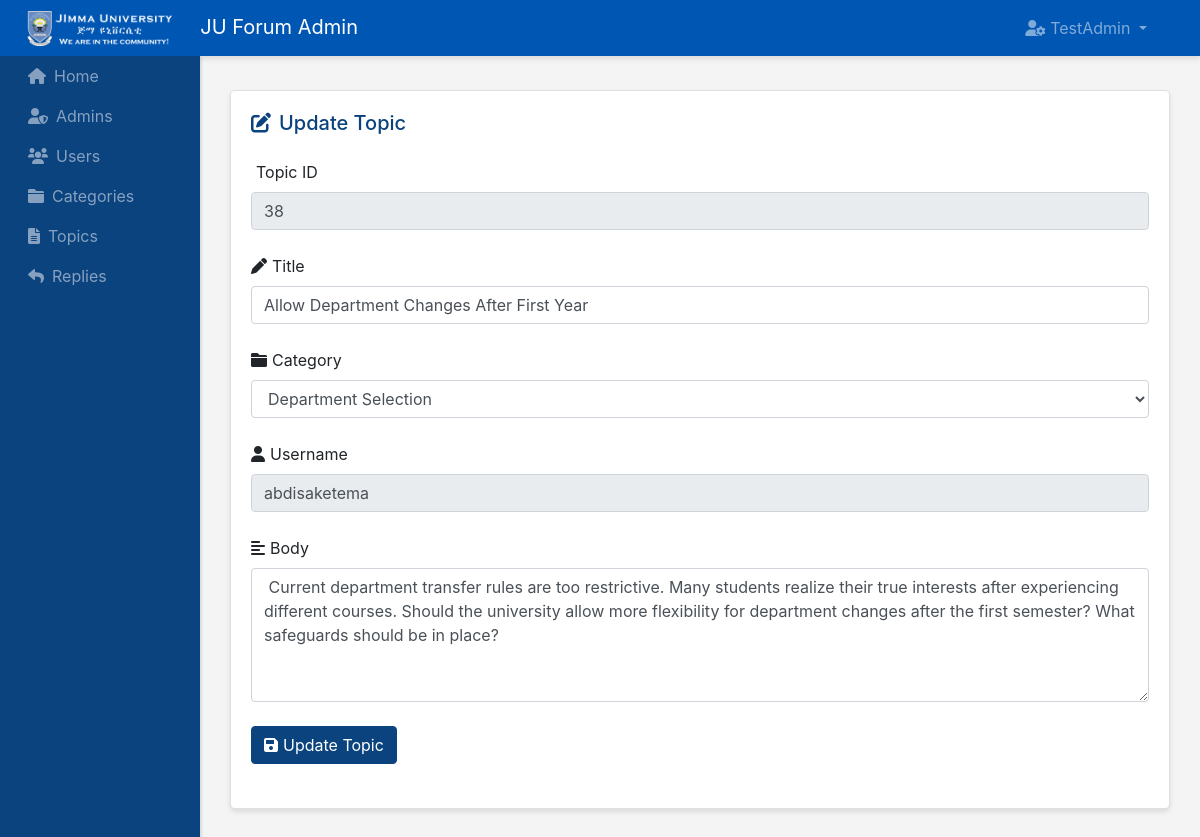
The page /admin-panel/topics-admins/update-topics.php?id=38 (signed in) on the database its author committed.
### tables this page shows
CREATE TABLE `topics` (
  `id` int(5) NOT NULL,
  `title` varchar(200) NOT NULL,
  `category` varchar(200) NOT NULL,
  `body` text NOT NULL,
  `user_name` varchar(200) NOT NULL,
  `user_image` varchar(200) NOT NULL,
  `created_at` timestamp NOT NULL DEFAULT current_timestamp()
);

CREATE TABLE `categories` (
  `id` int(5) NOT NULL,
  `name` varchar(200) NOT NULL,
  `created_at` timestamp NOT NULL DEFAULT current_timestamp() ON UPDATE current_timestamp()
);

### admin-panel/topics-admins/update-topics.php (the view, shortened to what this page needs)
<?php require "../layouts/header.php" ?>
<?php require "../../config/config.php" ?>
<?php
if(isset($_GET["id"])) {
    $id = $_GET["id"];
}
$topic = $conn->query("SELECT * FROM topics WHERE id='$id' ");
$topic->execute();
$singleTopic = $topic->fetch(PDO::FETCH_OBJ);
$categories = $conn->query("SELECT * FROM categories");
$categories->execute();
$allCategories = $categories->fetchAll(PDO::FETCH_OBJ);
?>
<div class="row">
    <div class="col">
        <div class="card">
            <div class="card-body">
                <h5 class="card-title mb-5 d-inline"><i class="fas fa-edit" style="margin-right: 8px;"></i>Update Topic</h5>
                <form method="POST" action="update-topics.php?id=<?php echo $id; ?>" enctype="multipart/form-data">
                    <div class="form-outline mb-4 mt-4">
                        <label class="form-label"><i class="fas " style="margin-right: 5px;"></i>Topic ID</label>
                        <input type="text" value="<?php echo $singleTopic->id; ?>" class="form-control" readonly />
                    </div>
                    <div class="form-outline mb-4 mt-4">
                        <label class="form-label"><i class="fas fa-pen" style="margin-right: 5px;"></i>Title</label>
                        <input type="text" value="<?php echo $singleTopic->title; ?>" name="title" class="form-control" placeholder="Enter topic title" />
                    </div>
                    <div class="form-outline mb-4 mt-4">
                        <label class="form-label"><i class="fas fa-folder" style="margin-right: 5px;"></i>Category</label>
                        <select name="category" class="form-control">
                            <?php foreach($allCategories as $cat): ?>
                                <option value="<?php echo $cat->name; ?>" <?php echo ($cat->name == $singleTopic->category) ? 'selected' : ''; ?>>
                                    <?php echo $cat->name; ?>
                                </option>
                            <?php endforeach; ?>
                        </select>
                    </div>
                    <div class="form-outline mb-4 mt-4">
                        <label class="form-label"><i class="fas fa-user" style="margin-right: 5px;"></i>Username</label>
                        <input type="text" value="<?php echo $singleTopic->user_name; ?>" class="form-control" readonly />
                    </div>
                    <div class="form-outline mb-4 mt-4">
                        <label class="form-label"><i class="fas fa-align-left" style="margin-right: 5px;"></i>Body</label>
                        <textarea name="body" class="form-control" placeholder="Enter topic content" rows="5"><?php echo $singleTopic->body; ?></textarea>
                    </div>
                    <button type="submit" name="submit" class="btn btn-primary mb-4 text-center">
                        <i class="fas fa-save" style="margin-right: 5px;"></i>Update Topic
                    </button>
                </form>
            </div>
        </div>
    </div>
</div>
<?php require "../layouts/footer.php" ?>

### admin-panel/styles/style.css (style rules this page uses)
body { background:#f4f4f4; }
.card { margin-bottom: 15px; border-radius:5px; box-shadow: 0 3px 5px rgba(0,0,0,.1); }
.card-title { color: #0b437f; }
.btn-primary { background: #0b437f; border-color: #0b437f; }

### rows shown on the page
topics: id "38", title "Allow Department Changes After First Year", category "Department Selection", user_name "abdisaketema", body "Current department transfer rules are too restrictive. Many students realize their true interests after experiencing different courses. Should the university allow more flexibility for department changes after the first semester? What safeguards should be in place?"

### other values the page prints
$_SESSION['adminname'] "TestAdmin"
